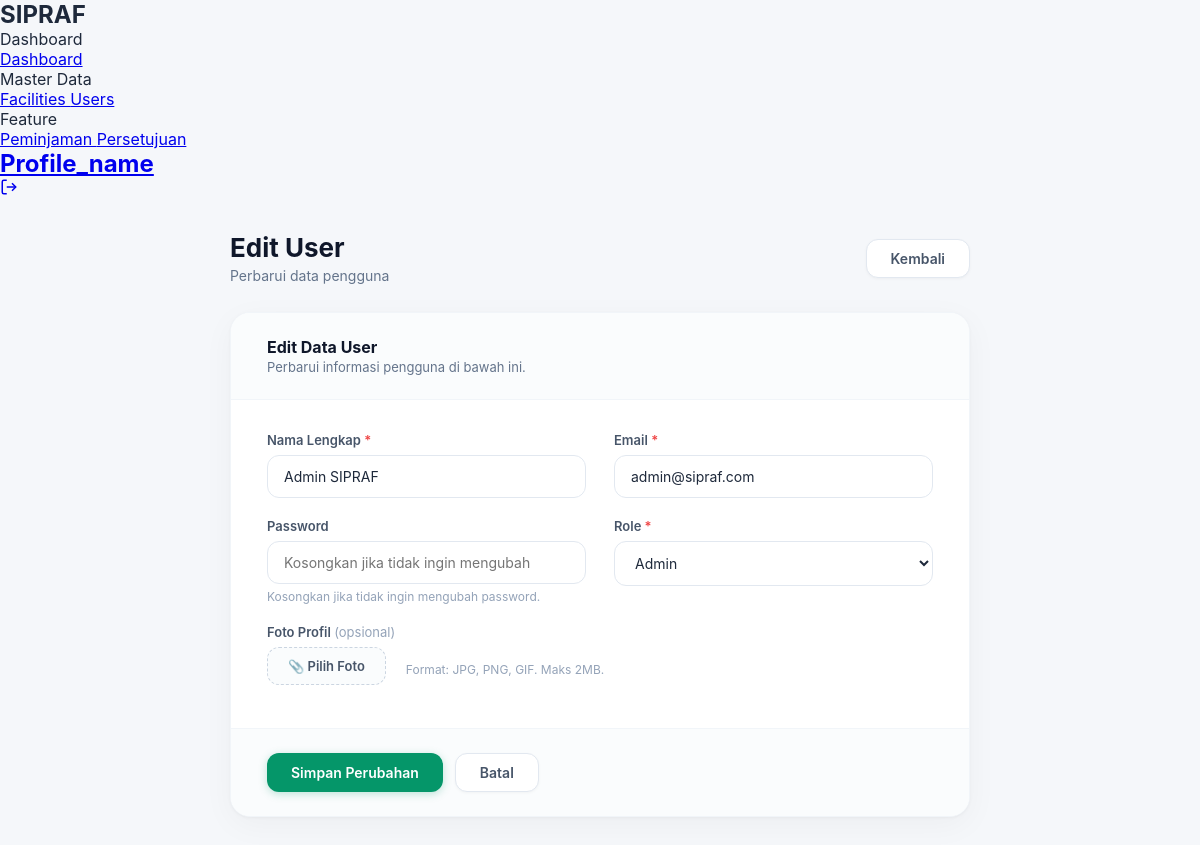
Screenshot of /pages/users/form.php?id=1 (signed in) with the database file from the repository.
### tables this page shows
CREATE TABLE `users` (
  `id` int NOT NULL,
  `name` varchar(255) NOT NULL,
  `email` varchar(255) NOT NULL,
  `password` varchar(255) NOT NULL,
  `role` enum('admin','supervisor','borrower') NOT NULL,
  `foto` varchar(255) DEFAULT NULL,
  `created_at` timestamp NULL DEFAULT CURRENT_TIMESTAMP
);

### pages/users/form.php (the view, shortened to what this page needs)
<?php
require_once '../../helper/db_conn.php';
$edit_id = isset($_GET['id']) ? intval($_GET['id']) : 0;
$is_edit = $edit_id > 0;
$name = $email = $role = $existing_foto = '';
if ($is_edit) {
    $stmt = $conn->prepare("SELECT name, email, role, foto FROM users WHERE id = ?");
    $stmt->bind_param("i", $edit_id);
    $stmt->execute();
    $row = $stmt->get_result()->fetch_assoc();
    $name          = $row['name'];
    $email         = $row['email'];
    $role          = $row['role'];
}
$error_map = [];
$errors = $error_map;
$page_title = $is_edit ? 'Edit User' : 'Tambah User';
?>
<!DOCTYPE html>
<html lang="id">
<head>
</head>
<body>
<?php include '../../includes/sidebar.php'; ?>
<div class="container">
    <div class="page-head">
        <div>
            <h2><?= $page_title ?></h2>
            <p><?= $is_edit ? 'Perbarui data pengguna' : 'Tambahkan pengguna baru ke sistem' ?></p>
        </div>
        <a href="index.php" class="btn btn-outline">Kembali</a>
    </div>
    <div class="form-card">
        <div class="form-header">
            <h3><?= $is_edit ? 'Edit Data User' : 'Form User Baru' ?></h3>
            <p><?= $is_edit ? 'Perbarui informasi pengguna di bawah ini.' : 'Isi informasi pengguna baru di bawah ini.' ?></p>
        </div>
        <form method="POST" action="../../logic/user_process.php" enctype="multipart/form-data" novalidate>
            <div class="form-body">
                <div class="form-grid">
                    <div class="field">
                        <label>Nama Lengkap <span class="req">*</span></label>
                        <input type="text" name="name" class="<?= isset($errors['name']) ? 'err' : '' ?>" value="<?= htmlspecialchars($name) ?>" placeholder="Masukkan nama lengkap" maxlength="255">
                    </div>
                    <div class="field">
                        <label>Email <span class="req">*</span></label>
                        <input type="email" name="email" class="<?= isset($errors['email']) ? 'err' : '' ?>" value="<?= htmlspecialchars($email) ?>" placeholder="contoh@email.com" maxlength="255">
                    </div>
                    <div class="field">
                        <label>Password <?= $is_edit ? '' : '<span class="req">*</span>' ?></label>
                        <input type="password" name="password" class="<?= isset($errors['password']) ? 'err' : '' ?>" placeholder="<?= $is_edit ? 'Kosongkan jika tidak ingin mengubah' : 'Minimal 6 karakter' ?>" minlength="6">
                        <?php if ($is_edit): ?><div class="hint">Kosongkan jika tidak ingin mengubah password.</div><?php endif; ?>
                    </div>
                    <div class="field">
                        <label>Role <span class="req">*</span></label>
                        <select name="role" class="<?= isset($errors['role']) ? 'err' : '' ?>">
                            <option value="admin" <?= $role === 'admin' ? 'selected' : '' ?>>Admin</option>
                        </select>
                    </div>
                    <div class="field full">
                        <label>Foto Profil <span style="color:#94a3b8;font-weight:400;">(opsional)</span></label>
                        <div class="upload-area">
                            <label class="upload-btn" id="uploadLabel">
                                <span>&#128206;</span> Pilih Foto
                            </label>
                            <span class="upload-hint">Format: JPG, PNG, GIF. Maks 2MB.</span>
                        </div>
                    </div>
                </div>
            </div>
            <div class="form-foot">
                <button type="submit" class="btn btn-green"><?= $is_edit ? 'Simpan Perubahan' : 'Simpan' ?></button>
                <a href="index.php" class="btn btn-outline">Batal</a>
            </div>
        </form>
    </div>
</div>
</body>
</html>

### pages/users/form.php (style rules this page uses)
* { margin: 0; padding: 0; box-sizing: border-box; }
body { font-family: 'Inter', 'Segoe UI', system-ui, -apple-system, sans-serif; background: #f5f7fa; color: #1e293b; min-height: 100vh; }
.container { max-width: 820px; margin: 0 auto; padding: 32px 40px; }
.page-head { display: flex; justify-content: space-between; align-items: center; margin-bottom: 28px; }
.page-head h2 { font-size: 26px; font-weight: 700; color: #0f172a; }
.page-head p { font-size: 14px; color: #64748b; margin-top: 4px; }
.btn { display: inline-flex; align-items: center; gap: 8px; padding: 10px 24px; border-radius: 12px; font-size: 14px; font-weight: 600; text-decoration: none; cursor: pointer; border: none; transition: all 0.2s; font-family: inherit; }
.btn-outline { background: #fff; color: #475569; border: 1px solid #e2e8f0; box-shadow: 0 1px 3px rgba(0,0,0,0.04); }
.btn-green { background: #059669; color: #fff; box-shadow: 0 2px 8px rgba(5, 150, 105, 0.25); }
.form-card { background: #fff; border-radius: 20px; box-shadow: 0 1px 3px rgba(0,0,0,0.04), 0 8px 32px rgba(0,0,0,0.04); border: 1px solid #f1f5f9; overflow: hidden; }
.form-header { padding: 24px 36px; border-bottom: 1px solid #f1f5f9; background: #fafcfd; }
.form-header h3 { font-size: 16px; font-weight: 700; color: #0f172a; }
.form-header p { font-size: 13px; color: #64748b; margin-top: 2px; }
.form-body { padding: 32px 36px; }
.form-grid { display: grid; grid-template-columns: 1fr 1fr; gap: 20px 28px; }
.form-grid .full { grid-column: 1 / -1; }
.field label { display: block; font-size: 13px; font-weight: 600; color: #475569; margin-bottom: 7px; }
.field label .req { color: #ef4444; }
.field input, .field select { width: 100%; padding: 12px 16px; border: 1px solid #e2e8f0; border-radius: 12px; font-size: 14px; color: #1e293b; outline: none; transition: all 0.25s; background: #fff; font-family: inherit; }
.hint { font-size: 12px; color: #94a3b8; margin-top: 5px; }
.upload-area { display: flex; align-items: center; gap: 20px; flex-wrap: wrap; }
.upload-btn { display: inline-flex; align-items: center; gap: 8px; padding: 10px 20px; border: 1px dashed #cbd5e1; border-radius: 12px; font-size: 13px; font-weight: 500; color: #64748b; cursor: pointer; transition: all 0.2s; background: #fafcfd; font-family: inherit; }
.upload-hint { font-size: 12px; color: #94a3b8; }
.form-foot { display: flex; gap: 12px; padding: 24px 36px; border-top: 1px solid #f1f5f9; background: #fafcfd; }

### rows the page displays
users: name "Admin SIPRAF", email "admin@sipraf.com", role "Admin"

### other values shown
$page_title "Edit User"
